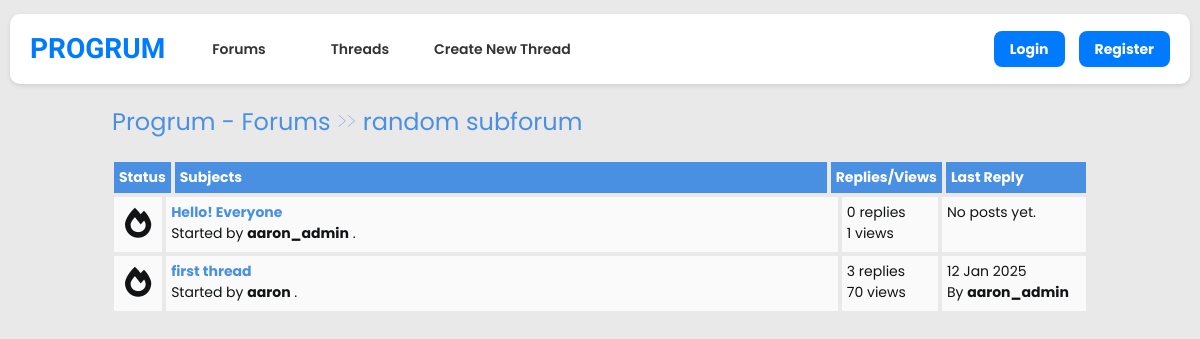
/threads/, run on an earlier commit of the app's database.
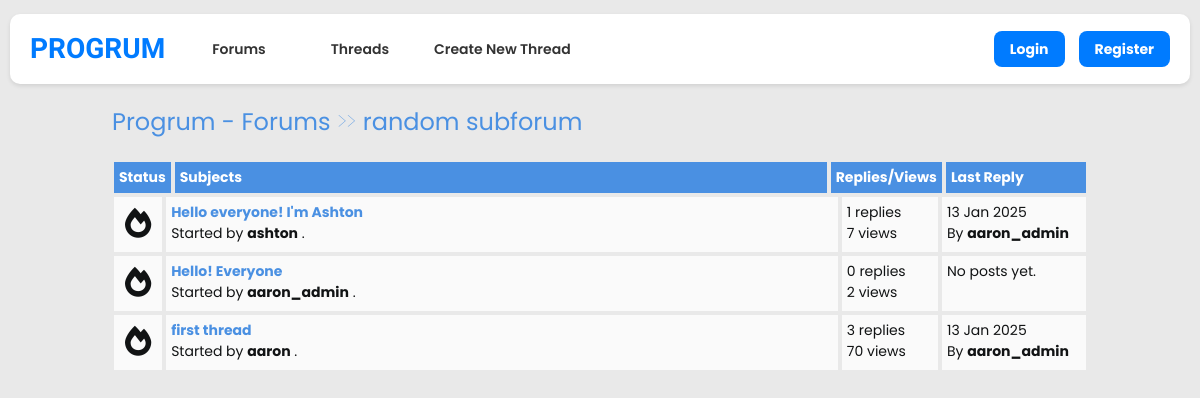
And on a later commit of the database.
### thread/models.py (models this page shows, shortened)
class Thread(models.Model):
    forum = models.ForeignKey(
        Forum, related_name='threads', on_delete=models.PROTECT)
    title = models.CharField(max_length=100)
    created_by = models.ForeignKey(User, on_delete=models.CASCADE)
    body = models.TextField()
    slug = models.SlugField(unique=True)
    created_at = models.DateTimeField(auto_now_add=True)
    updated_at = models.DateTimeField(auto_now=True)
    views = models.PositiveIntegerField(default=0)

### post/models.py (models this page shows, shortened)
class Post(models.Model):
    thread = models.ForeignKey(Thread, related_name='posts', on_delete=models.CASCADE)
    author = models.ForeignKey(User, on_delete=models.CASCADE)
    body = models.TextField()
    slug = models.SlugField()
    created_at = models.DateTimeField(auto_now_add=True)
    updated_at = models.DateTimeField(auto_now=True)

### thread/views.py (the view)
# urls.py: path("", views.threads_list, name="threads_list"),
def threads_list(request):
    threads = Thread.objects.annotate(
        post_count=Count('posts')).order_by('-created_at')
    forums = Forum.objects.all()
    latest_posts = {}
    for forum in forums:
        latest_post = Post.objects.filter(
            thread__forum=forum).order_by('-created_at').first()
        latest_posts[forum.id] = latest_post
    return render(request, 'threads/threads_list.html', {'threads': threads, 'latest_posts': latest_posts})

### thread/templatetags/dict_extras.py (called while the page is built)
@register.filter
def dict_get(d, key):
    return d.get(key, None)

### thread/templates/threads/threads_list.html (shortened to what this page needs)
{% extends '_base.html' %}
{% block content %}
  {% load dict_extras %}
  <div class="navigate">
    <span><a href="{% url 'index' %}">Progrum - Forums</a> >> <a href="">random subforum</a></span>
  </div>
  <div class="posts-table">
    <div class="table-head">
      <div class="status">Status</div>
      <div class="subjects">Subjects</div>
      <div class="replies">Replies/Views</div>
      <div class="last-reply">Last Reply</div>
    </div>
    {% for thread in threads %}
      <div class="table-row">
        <div class="status">
          <i class="fa fa-fire"></i>
        </div>
        <div class="subjects">
          <a href="{% url 'thread_page' slug=thread.slug %}">{{ thread.title }}</a>
          <br />
          <span>Started by <b>{{ thread.created_by }}</b> .</span>
        </div>
        <div class="replies">
          {{ thread.post_count }} replies <br /> {{ thread.views }} views
        </div>
        <div class="last-reply">
          {% with latest_post=latest_posts|dict_get:thread.forum.id %}
            {% if latest_post %}
              {{ latest_post.created_at|date:'d M Y' }} <br /> By <b>{{ latest_post.author }}</b>
            {% else %}
              <p>No posts yet.</p>
            {% endif %}
          {% endwith %}
        </div>
      </div>
    {% endfor %}
  </div>
{% endblock %}

What changed in the data, as far as the page shows it:
no longer on this page (row unchanged): Post: created_at "12 Jan 2025", author "aaron_admin"
added Thread: title "Hello everyone! I'm Ashton", created_by "ashton", post_count "1", views "7"
added Post: created_at "13 Jan 2025", author "aaron_admin"
changed Thread "Hello! Everyone": views "1" → "2"
